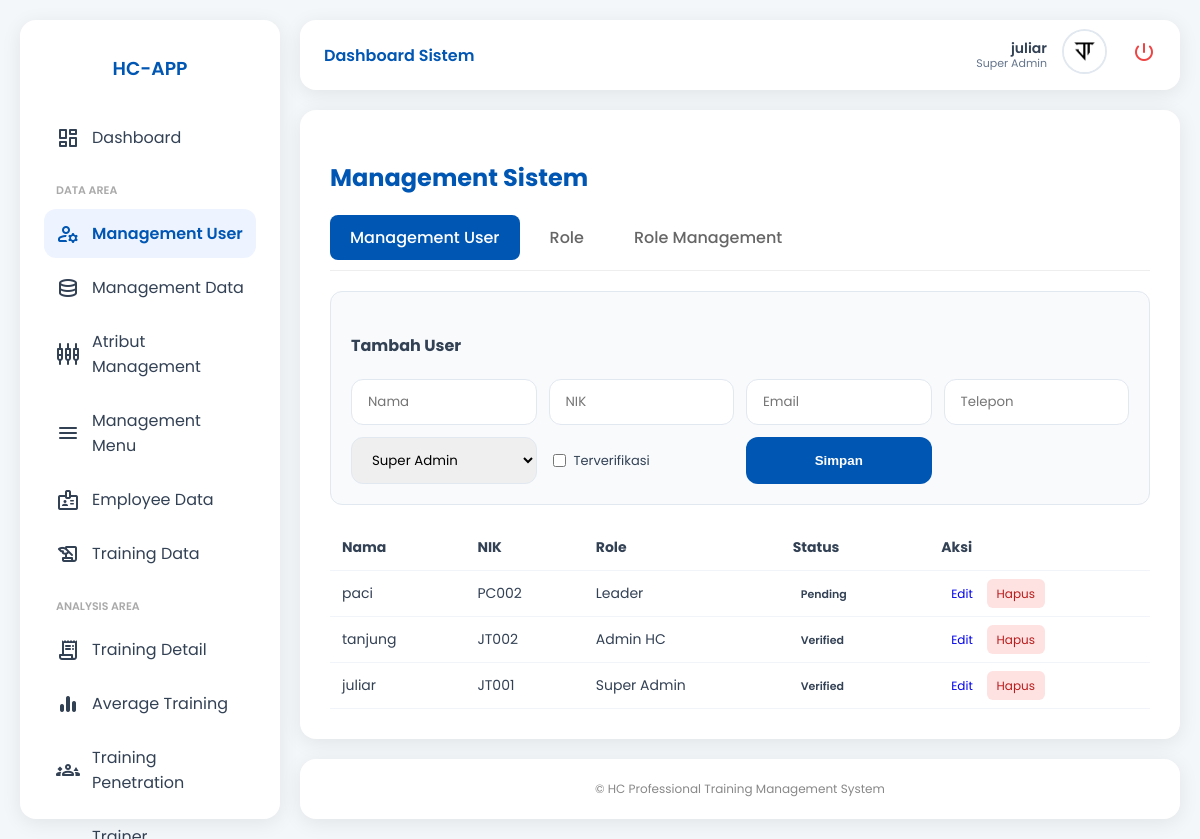
Screenshot of /modul/user-management/index.php (signed in) with the database file from the repository.
### tables this page shows
CREATE TABLE `menus` (
  `id` int NOT NULL,
  `menu_name` varchar(100) NOT NULL,
  `menu_url` varchar(100) NOT NULL,
  `menu_icon` varchar(50) DEFAULT NULL,
  `menu_category` enum('Dashboard','Data Area','Analysis Area','System Area') NOT NULL,
  `order_no` int DEFAULT '0'
);

CREATE TABLE `users` (
  `id` int NOT NULL,
  `name` varchar(100) NOT NULL,
  `employee_id` varchar(50) NOT NULL,
  `email` varchar(100) NOT NULL,
  `phone` varchar(20) NOT NULL,
  `password` varchar(255) NOT NULL,
  `role_id` int DEFAULT '5',
  `is_verified` tinyint DEFAULT '0',
  `profile_photo` varchar(255) DEFAULT 'default.png',
  `created_at` timestamp NULL DEFAULT CURRENT_TIMESTAMP
);

CREATE TABLE `roles` (
  `id` int NOT NULL,
  `role_name` varchar(50) NOT NULL,
  `created_at` timestamp NULL DEFAULT CURRENT_TIMESTAMP
);

### modul/user-management/index.php (the view, shortened to what this page needs)
<?php
require_once __DIR__ . '/../../config/database.php';
$layout_dir = __DIR__ . '/../layout/';
$active_tab = $_GET['tab'] ?? 'users';
$users = $pdo->query("SELECT u.*, r.role_name FROM users u JOIN roles r ON u.role_id = r.id ORDER BY u.id DESC")->fetchAll();
$roles = $pdo->query("SELECT * FROM roles ORDER BY id ASC")->fetchAll();
$all_menus = $pdo->query("SELECT * FROM menus ORDER BY order_no ASC")->fetchAll();
$edit_data = null;
?>
<!DOCTYPE html>
<html lang="id">
<head>
    <link rel="stylesheet" href="../../assets/css/style.css">
</head>
<body>
    <?php include $layout_dir . 'sidebar.php'; include $layout_dir . 'header.php'; ?>
    <main class="main-content">
        <div class="content-card">
            <h2 style="color: var(--primary-blue);">Management Sistem</h2>
            <div class="tabs">
                <a href="?tab=users" class="tab-link <?= $active_tab == 'users' ? 'active' : '' ?>">Management User</a>
                <a href="?tab=roles" class="tab-link <?= $active_tab == 'roles' ? 'active' : '' ?>">Role</a>
                <a href="?tab=access" class="tab-link <?= $active_tab == 'access' ? 'active' : '' ?>">Role Management</a>
            </div>
            <?php if ($active_tab == 'users'): ?>
                <div class="form-container">
                    <h4><?= $edit_data ? 'Edit User' : 'Tambah User' ?></h4>
                    <form method="POST" class="grid-form">
                        <input type="text" name="name" class="form-control" placeholder="Nama" value="<?= $edit_data['name'] ?? '' ?>" required>
                        <input type="text" name="employee_id" class="form-control" placeholder="NIK" value="<?= $edit_data['employee_id'] ?? '' ?>" required>
                        <input type="email" name="email" class="form-control" placeholder="Email" value="<?= $edit_data['email'] ?? '' ?>" required>
                        <input type="text" name="phone" class="form-control" placeholder="Telepon" value="<?= $edit_data['phone'] ?? '' ?>" required>
                        <select name="role_id" class="form-control">
                            <?php foreach ($roles as $r): ?>
                                <option value="<?= $r['id'] ?>" <?= (isset($edit_data['role_id']) && $edit_data['role_id'] == $r['id']) ? 'selected' : '' ?>><?= $r['role_name'] ?></option>
                            <?php endforeach; ?>
                        </select>
                        <label style="font-size: 13px; display: flex; align-items: center; gap: 5px;">
                            <input type="checkbox" name="is_verified" <?= (isset($edit_data['is_verified']) && $edit_data['is_verified'] == 1) ? 'checked' : '' ?>> Terverifikasi
                        </label>
                        <button type="submit" name="save_user" class="btn-primary" style="padding: 10px;"><?= $edit_data ? 'Update' : 'Simpan' ?></button>
                    </form>
                </div>
                <table>
                    <thead><tr><th>Nama</th><th>NIK</th><th>Role</th><th>Status</th><th>Aksi</th></tr></thead>
                    <tbody>
                        <?php foreach ($users as $u): ?>
                        <tr>
                            <td><?= htmlspecialchars($u['name']) ?></td>
                            <td><?= htmlspecialchars($u['employee_id']) ?></td>
                            <td><?= htmlspecialchars($u['role_name']) ?></td>
                            <td><span class="badge <?= $u['is_verified'] ? 'status-verified' : 'status-pending' ?>"><?= $u['is_verified'] ? 'Verified' : 'Pending' ?></span></td>
                            <td>
                                <a href="?tab=users&edit_user=<?= $u['id'] ?>" class="btn-sm btn-edit">Edit</a>
                                <a href="?delete_user=<?= $u['id'] ?>" class="btn-sm" style="background: #fee2e2; color: #b91c1c;" onclick="return confirm('Hapus user?')">Hapus</a>
                            </td>
                        </tr>
                        <?php endforeach; ?>
                    </tbody>
                </table>
            <?php endif; ?>
        </div>
    </main>
    <?php include $layout_dir . 'footer.php'; ?>
</body>
</html>

### modul/layout/sidebar.php (shortened to what this page needs)
<?php
require_once __DIR__ . '/../../config/database.php';
$current_uri = $_SERVER['REQUEST_URI'];
$role_id = $_SESSION['role_id'] ?? 0;
$query_menu = "SELECT m.* FROM menus m
               JOIN role_access ra ON m.id = ra.menu_id
               WHERE ra.role_id = ?
               ORDER BY FIELD(m.menu_category, 'Dashboard', 'Data Area', 'Analysis Area', 'System Area'), m.order_no ASC";
$stmt_menu = $pdo->prepare($query_menu);
$stmt_menu->execute([$role_id]);
$menus = $stmt_menu->fetchAll();
$menu_list = [];
foreach ($menus as $m) {
    $menu_list[$m['menu_category']][] = $m;
}
?>
<aside class="sidebar">
    <div style="padding: 10px; margin-bottom: 20px; text-align: center;">
        <h3 style="color: var(--primary-blue); margin: 0; font-weight: 600;">HC-APP</h3>
    </div>
    <nav style="flex-grow: 1; overflow-y: auto;">
        <?php foreach ($menu_list as $category => $items): ?>
            <?php if ($category !== 'Dashboard'): ?>
                <p style="font-size: 11px; color: #aaa; text-transform: uppercase; margin: 20px 0 10px 12px; font-weight: 600;">
                    <?= htmlspecialchars($category) ?>
                </p>
            <?php endif; ?>
            <?php foreach ($items as $item): ?>
                <a href="<?= $item['menu_url'] ?>"
                   class="menu-item <?= (strpos($current_uri, basename(dirname($item['menu_url']))) !== false) ? 'active' : '' ?>">
                    <i class="material-symbols-rounded"><?= $item['menu_icon'] ?></i>
                    <span><?= htmlspecialchars($item['menu_name']) ?></span>
                </a>
            <?php endforeach; ?>
        <?php endforeach; ?>
    </nav>
</aside>

### assets/css/style.css (style rules this page uses)
:root { --primary-blue: #0056b3; --bg-light: #f4f7fa; --white: #ffffff; --text-main: #334155; --text-muted: #64748b; --radius: 16px; --shadow: 0 4px 20px rgba(0, 0, 0, 0.08); }
* { box-sizing: border-box; }
body { font-family: "Poppins", sans-serif; background-color: var(--bg-light); margin: 0; color: var(--text-main); }
.form-control { width: 100%; padding: 12px 16px; border: 1px solid #e2e8f0; border-radius: 12px; font-family: "Poppins", sans-serif; }
.btn-primary { width: 100%; padding: 14px; background: var(--primary-blue); color: white; border: none; border-radius: 12px; font-weight: 600; cursor: pointer; transition: 0.3s; }
.sidebar { position: fixed; top: 20px; left: 20px; bottom: 20px; width: 260px; background: var(--white); border-radius: var(--radius); box-shadow: var(--shadow); padding: 24px; z-index: 1000; }
.main-content { margin-left: 300px; margin-top: 110px; margin-right: 20px; margin-bottom: 100px; }
.content-card { background: var(--white); padding: 30px; border-radius: var(--radius); box-shadow: var(--shadow); min-height: 70vh; }
.menu-item { display: flex; align-items: center; padding: 12px; text-decoration: none; color: var(--text-main); border-radius: 12px; margin-bottom: 5px; }
.menu-item.active { background: #eef4ff; color: var(--primary-blue); font-weight: 600; }
.menu-item i { margin-right: 12px; }

### modul/user-management/index.php (style rules this page uses)
.tabs { display: flex; gap: 10px; margin-bottom: 20px; border-bottom: 1px solid #eee; padding-bottom: 10px; }
.tab-link { padding: 10px 20px; text-decoration: none; color: #666; border-radius: 8px; font-weight: 500; }
.tab-link.active { background: var(--primary-blue); color: white; }
.form-container { background: #f8fafc; padding: 20px; border-radius: 12px; margin-bottom: 20px; border: 1px solid #e2e8f0; }
.grid-form { display: grid; grid-template-columns: repeat(auto-fit, minmax(180px, 1fr)); gap: 12px; }
table { width: 100%; border-collapse: collapse; margin-top: 15px; }
th, td { padding: 12px; text-align: left; border-bottom: 1px solid #f1f5f9; font-size: 14px; }
.badge { padding: 4px 8px; border-radius: 6px; font-size: 11px; font-weight: 600; }
.btn-sm { padding: 6px 10px; border-radius: 6px; font-size: 12px; text-decoration: none; border: none; cursor: pointer; }

### rows the page displays
menus: menu_name "Dashboard"
menus: menu_name "Management User"
menus: menu_name "Management Data"
menus: menu_name "Atribut Management"
menus: menu_name "Management Menu"
menus: menu_name "Employee Data"
menus: menu_name "Training Data"
menus: menu_name "Training Detail"
menus: menu_name "Average Training"
menus: menu_name "Training Penetration"
users: name "paci", employee "PC002", role.role_name "Leader", is_verified "Pending"
users: name "tanjung", employee "JT002", role.role_name "Admin HC", is_verified "Verified"
users: name "juliar", employee "JT001", role.role_name "Super Admin", is_verified "Verified"

### other values shown
$category "DATA AREA"
$category "ANALYSIS AREA"
$_SESSION['name'] "juliar"
form field role_id "Super Admin"
